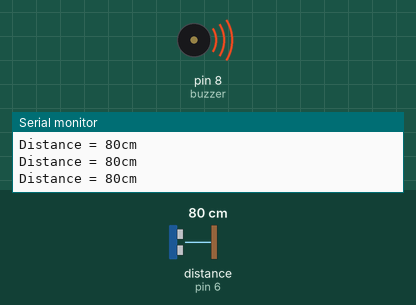
Bench run of a sketch on a simulated Arduino Uno, built with avr-gcc and run on an emulated ATmega328P. Parts: buzzer (waves = sounding, pin HIGH), the last lines printed to the serial monitor. Wiring (inferred from the names in the program): ultrasonic range finder: trigger pin 7; echo pin 6. The test bench sets the inputs (shaded band); at power-on: distance to the obstacle (sensor on pin 6) 80 cm. The echo pulse lasts 58.3 µs per cm; pins used as bus, display or sensor lines are not drawn.

Above: at 1.3 s.
1.4 s: distance to the obstacle (sensor on pin 6) set to 2 cm
At 2.5 s:
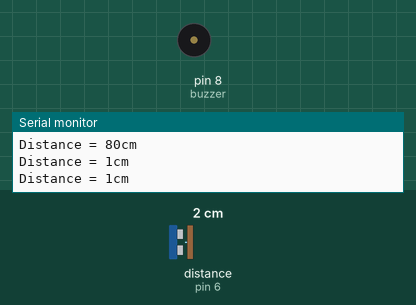
3.0 s: distance to the obstacle (sensor on pin 6) set to 35 cm
At 3.8 s:
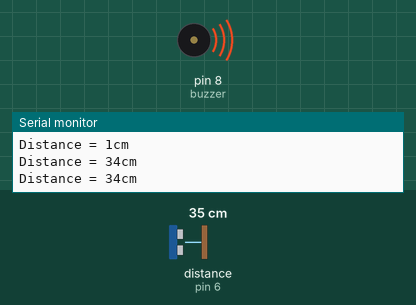
4.5 s: distance to the obstacle (sensor on pin 6) set to 4 cm
At 5.2 s:
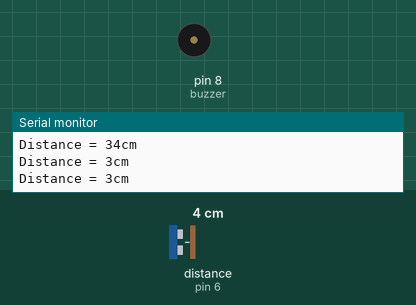
Timing chart, 0 to 7.5 s (numbered marks = the images above; inputs shaded):
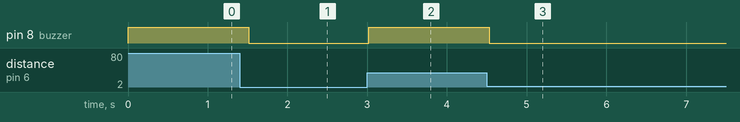

The sketch:

Smart_theft_protection.ino
```cpp
const int buzzer = 8;

int echopin = 6;
int trigpin = 7;

int distance;
int data;


void setup()
{
  Serial.begin(9600);

  pinMode(buzzer, OUTPUT);
  pinMode(trigpin, OUTPUT);
  pinMode(echopin, INPUT);
}

void loop()
{
 digitalWrite(trigpin,LOW);
 delayMicroseconds(2);
 digitalWrite(trigpin,HIGH);
 delayMicroseconds(10);
 digitalWrite(trigpin,LOW);
 data = pulseIn(echopin,HIGH);
 distance = (data/2)/29.0;

 if(distance >= 30)
 {
  digitalWrite(buzzer,HIGH);

 }

 else
 {
  digitalWrite(buzzer,LOW);
 }
  Serial.print("Distance = ");
  Serial.print(distance);
  Serial.println("cm");
  delay(500);
}
```

Measured:
- after the input at 1.4 s, pin 8 (buzzer): HIGH → LOW after 0.12 s
- after the input at 3.0 s, pin 8 (buzzer): LOW → HIGH at once
- after the input at 4.5 s, pin 8 (buzzer): HIGH → LOW at once
